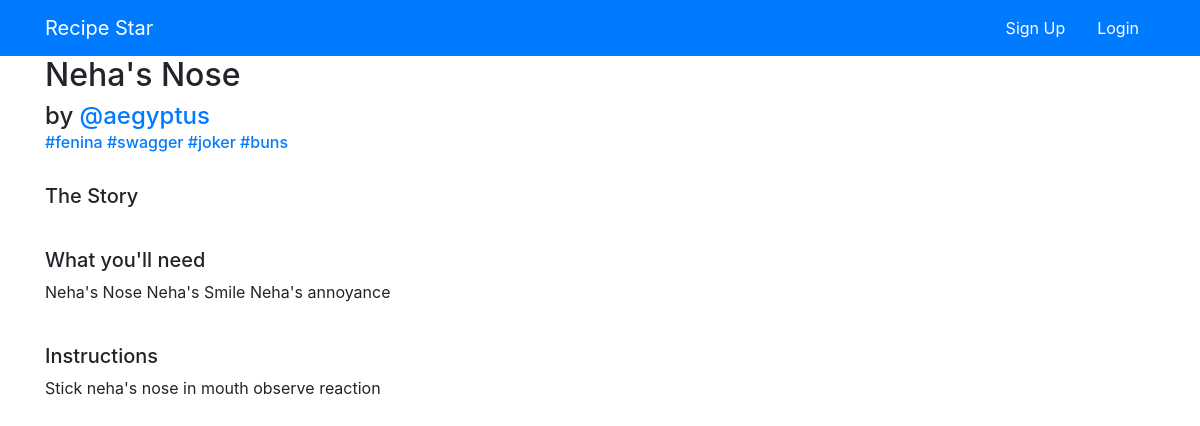
The page /recipies/5/ on the database as committed earlier.
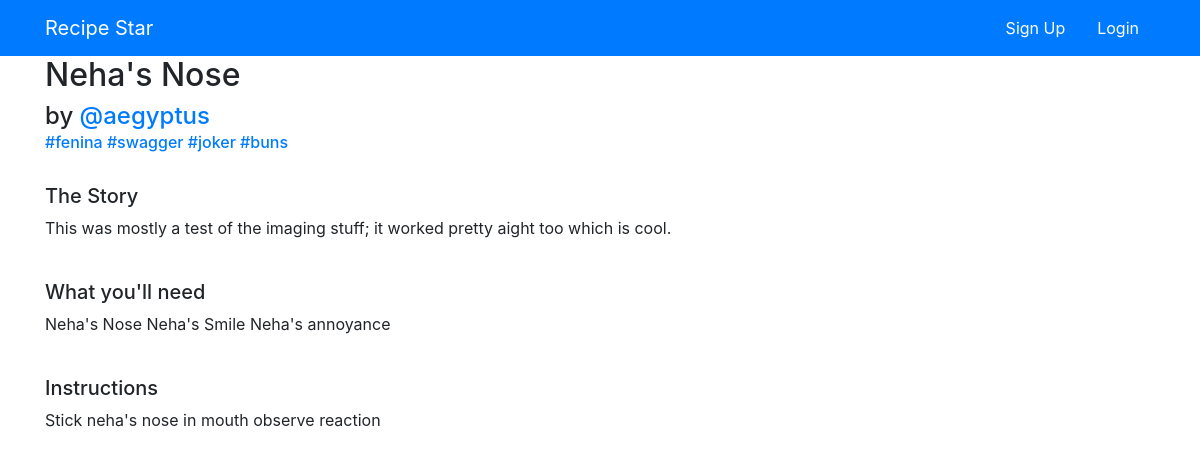
The same page on the database as committed later.
### recipies/models.py (models this page shows, shortened)
class Recipe(models.Model):
    user = models.ForeignKey(auth.models.User, on_delete=models.CASCADE, related_name='recipes')
    name = models.CharField(max_length=100)
    instructions = models.TextField()
    ingredients = models.TextField()
    created_at = models.DateTimeField(auto_now=True)
    about = models.TextField(blank=True, default='')
    cuisine = TaggableManager()
    pic = models.ImageField(upload_to=UploadToPathAndRename('images'), null=True, blank=True)
    like_id = models.CharField(max_length=20, editable=False)
    save_id = models.CharField(max_length=20, editable=False)
    class Meta:
        ordering = ['-created_at']

### recipies/views.py (the view)
# urls.py: path('<int:pk>/', views.RecipeView.as_view(), name='detailview'),
class RecipeView(generic.DetailView, SelectRelatedMixin):
    model = models.Recipe
    select_related = ('user')
    template_name = 'recipies/single_recipe.html'

### recipies/templatetags/app_filters.py (called while the page is built)
def htfy(value):
    if str(value)[0]=='#':
        return value
    else:
        return '#'+str(value)

### recipies/templates/recipies/single_recipe.html (shortened to what this page needs)
{% extends 'base.html' %}
{% load app_filters %}
{% block content %}
<div class="content">
  <h2>{{ recipe.name }}</h2>
  <h4>by
    <a href="{% url 'accounts:by_recipe' username=recipe.user.username}">
    @{{recipe.user.username}}</a></h4>
    <h6 class='card-subtitle mb-2 text-muted'>
      {% for tags in recipe.cuisine.names %}
      <a href="#">{{tags|htfy}}</a>
    </h6>
  <br>
  <h5>The Story</h5>
  <p>{{recipe.about}}</p>
  <br>
  <h5>What you'll need</h5>
  <p>{{ recipe.ingredients }}</p>
  <br>
  <h5>Instructions</h5>
  <p>{{ recipe.instructions }}</p>
</div>
{% endblock %}

Rows that differ between the two databases and show on the page:
changed Recipe "Neha's Nose": about (not shown) → "This was mostly a test of the imaging stuff; it worked pretty aight too which is cool."
